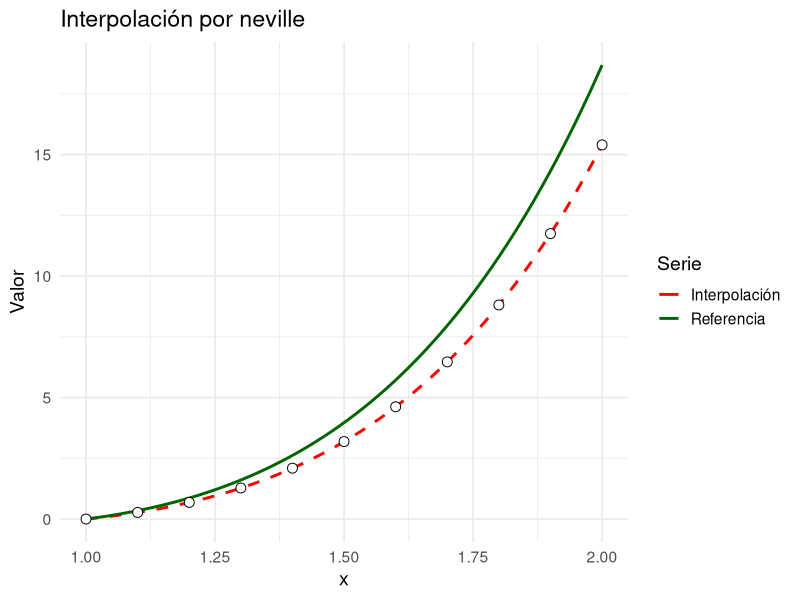
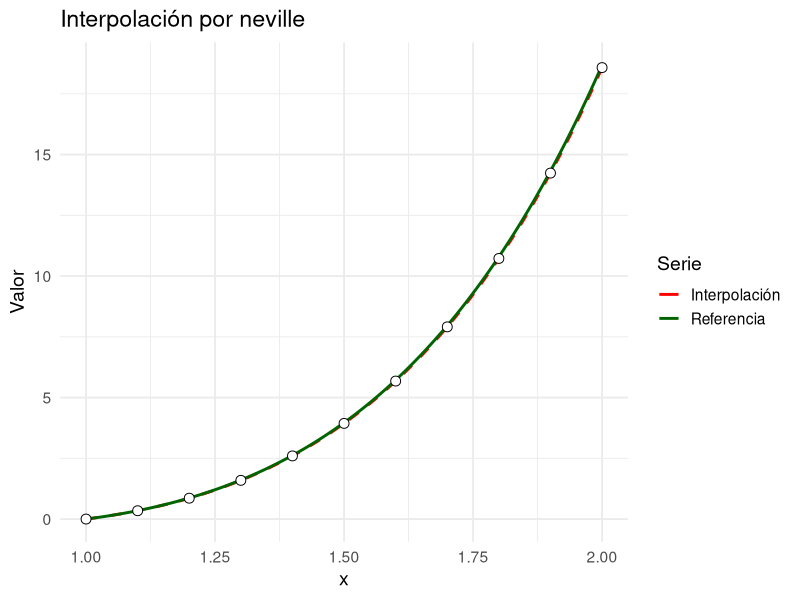
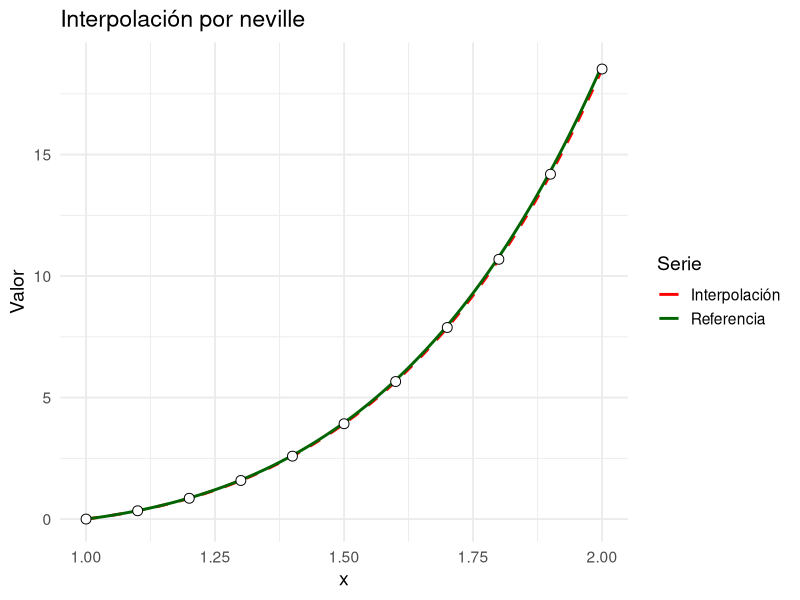
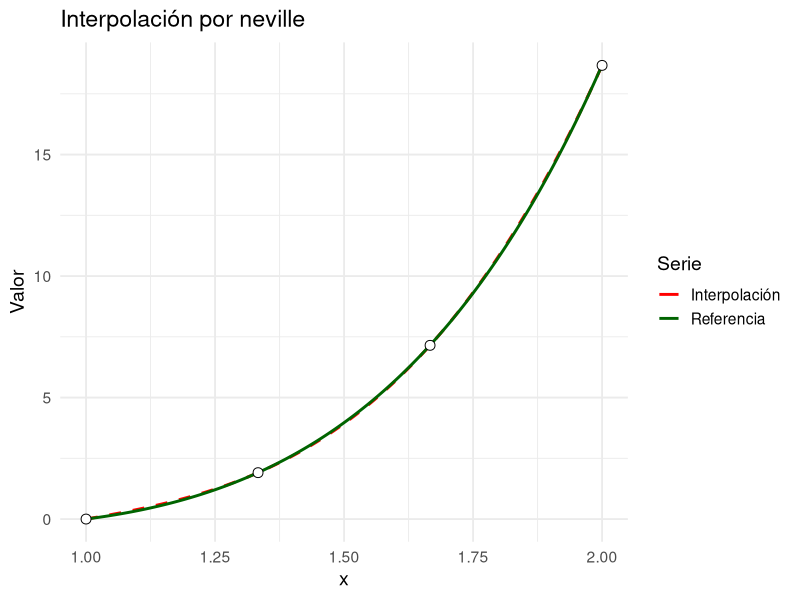
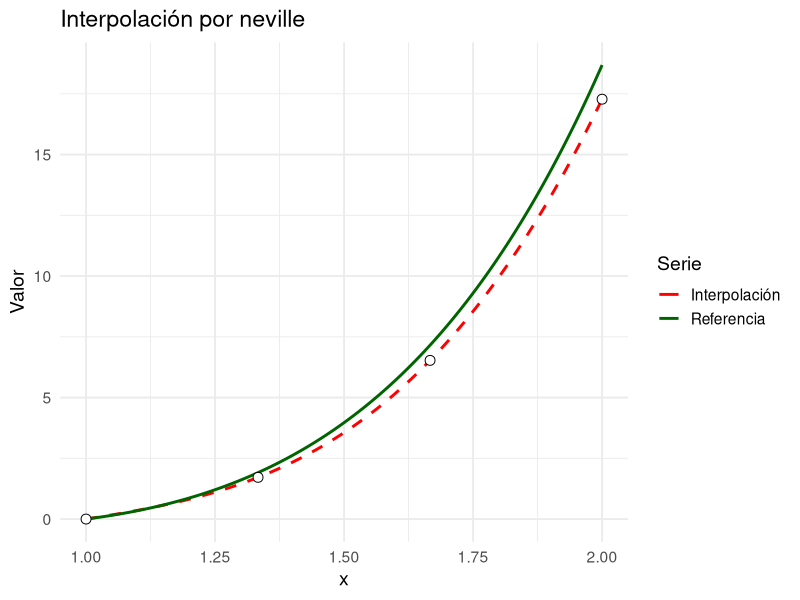

R code for these plots, in order:
library(tidyverse)

neville <- function(nodos, valores, x) {
  stopifnot(is.numeric(nodos),
            is.numeric(valores),
            length(nodos) == length(valores))
  n <- length(nodos)
  Q <- matrix(NA_real_, nrow = n, ncol = n)
  
  # Columna inicial con valores de Y
  Q[, 1] <-  valores
  
  # Construccion de la tabla de Neville
  for (i in 2:n) {
    for (j in 2:i) {
      numerador <- ((x - nodos[i - j + 1]) * Q[i, j - 1] - (x - nodos[i]) * Q[i -
                                                                                1, j - 1])
      denominador <- nodos[i] - nodos[i - j + 1]
      Q[i, j] <-  numerador / denominador
    }
  }
  return(list(valor = Q[n, n], tabla = Q))
}


graficar.polinomio <- function(nodos,
                               a,
                               b,
                               metodo,
                               f = NULL,
                               valores = NULL,
                               df = NULL,
                               derivadas.clamped = NULL,
                               f.referencia = NULL) {
  stopifnot(is.numeric(nodos), length(nodos) >= 2)
  
  if (is.null(f) == is.null(valores)) {
    stop("Debe proveer exactamente uno: 'f' (función) o 'valores' (numérico).")
  }
  
  if (!is.null(f)) {
    stopifnot(is.function(f))
    valores_nodos <- f(nodos)
  } else {
    stopifnot(is.numeric(valores), length(valores) == length(nodos))
    valores_nodos <- valores
  }
  
  derivadas_nodos <- NULL
  if (!is.null(df)) {
    if (is.function(df)) {
      derivadas_nodos <- df(nodos)
    } else if (is.numeric(df)) {
      stopifnot(length(df) == length(nodos))
      derivadas_nodos <- df
    } else {
      stop("`df` debe ser función o vector numérico de derivadas en los nodos.")
    }
  }
  
  if (!is.null(derivadas_nodos)) {
    H <- function(x)
      vapply(
        x,
        function(xx)
          metodo(nodos, valores_nodos, derivadas_nodos, xx)$valor,
        numeric(1)
      )
  } else {
    if (is.null(derivadas.clamped)) {
      H <- function(x)
        vapply(
          x,
          function(xx)
            metodo(nodos, valores_nodos, xx)$valor,
          numeric(1)
        )
    } else {
      H <- function(x)
        vapply(
          x,
          function(xx)
            spline.sujeto(nodos, valores_nodos, derivadas.clamped, xx)$valor,
          numeric(1)
        )
    }
  }
  
  xi <- seq(a, b, length.out = 400)
  
  fx.col <- if (!is.null(f)) f(xi) else NA_real_
  
  fx.ref.col <- if (!is.null(f.referencia)) {
    stopifnot(is.function(f.referencia))
    f.referencia(xi)
  } else {
    NA_real_
  }
  
  df_plot <- data.frame(
    x      = xi,
    Hx     = H(xi),
    fx     = fx.col,
    fx.ref = fx.ref.col
  )
  
  df_nodos <- data.frame(x = nodos, y = valores_nodos)
  
  p <- ggplot(df_plot, aes(x = x))
  
  if (!is.null(f)) {
    p <- p +
      geom_line(
        aes(y = fx,
            color = "Original",
            linetype = "Original"),
        linewidth = 1
      )
  }
  
  p <- p +
    geom_line(
      aes(y = Hx,
          color = "Interpolación",
          linetype = "Interpolación"),
      linewidth = 1
    )
  
  if (!is.null(f.referencia)) {
    p <- p +
      geom_line(
        aes(y = fx.ref,
            color = "Referencia",
            linetype = "Referencia"),
        linewidth = 1
      )
  }
  
  p <- p +
    geom_point(
      data = df_nodos,
      aes(x = x, y = y),
      shape = 21,
      size = 3,
      fill = "white"
    ) +
    scale_color_manual(
      values = c(
        "Original"        = "blue",
        "Interpolación"   = "red",
        "Referencia"      = "darkgreen"
      ),
      name = "Serie"
    ) +
    scale_linetype_manual(
      values = c(
        "Original"        = "solid",
        "Interpolación"   = "dashed",
        "Referencia"      = "solid"
      ),
      guide = "none"
    ) +
    labs(
      title = paste0("Interpolación por ", deparse(substitute(metodo))),
      y = "Valor"
    ) +
    theme_minimal(base_size = 14)
  
  p
}

#############################################

metodo.euler <- function(a, b, N, alfa, f){
  h <- (b - a) / N
  t <- a
  w <- alfa
  T <- numeric(N + 1)
  W <- numeric(N + 1)
  T[1] <- t
  W[1] <- w
  for (i in 2:(N+1)) {
    W[i] <- W[i-1] + h*f(T[i-1],W[i-1])
    T[i] <- t + (i - 1)*h
  }
  
  tabla <- data.frame(t = T, w = W)
  
  return(list(t = T, w = W, tabla = tabla))
}

prueba <- metodo.euler(1, 2, 10, 0, function(t, w) (2/t)*w + t^2*exp(t))
nodos <- prueba$t
valores <- prueba$w

graficar.polinomio(nodos, 1, 2, neville, valores = valores, f.referencia = function(x) x^2*(exp(x)-exp(1)))

metodo.euler.predictor.corrector <- function(a, b, N, alfa, f){
  h <- (b - a) / N
  t <- a
  w <- alfa
  T <- numeric(N + 1)
  W <- numeric(N + 1)
  T[1] <- t
  W[1] <- w
  for (i in 2:(N+1)) {
    W[i] <- W[i-1] + h*f(T[i-1],W[i-1]) #predictor
    T[i] <- T[i - 1] + h
    W[i] <- W[i-1] + (h/2)*(f(T[i-1], W[i-1]) + f(T[i], W[i])) #corrector
  }
  
  tabla <- data.frame(t = T, w = W)
  
  return(list(t = T, w = W, tabla = tabla))
}

prueba.corrector <- metodo.euler.predictor.corrector(1, 2, 10, 0, function(t, w) (2/t)*w + t^2*exp(t))
nodos.corr <- prueba.corrector$t
valores.corr <- prueba.corrector$w

graficar.polinomio(nodos.corr, 1, 2, neville, valores = valores.corr, f.referencia = function(x) x^2*(exp(x)-exp(1)))

runge.kutta.punto.medio <- function(a, b, N, alfa, f){
  h <- (b - a) / N
  t <- a
  w <- alfa
  T <- numeric(N + 1)
  W <- numeric(N + 1)
  T[1] <- t
  W[1] <- w
  for (i in 2:(N+1)) {
    W[i] <- W[i-1] + h*f(T[i-1] + (h/2),W[i-1] + (h/2)*f(T[i-1], W[i-1])) #predictor
    T[i] <- T[i - 1] + h
  }
  
  tabla <- data.frame(t = T, w = W)
  
  return(list(t = T, w = W, tabla = tabla))
}

pba.rkpm <- runge.kutta.punto.medio(1, 2, 10, 0, function(t, w) (2/t)*w + t^2*exp(t))
nodos.rkpm <- pba.rkpm$t
valores.rkpm <- pba.rkpm$w

graficar.polinomio(nodos.rkpm, 1, 2, neville, valores = valores.rkpm, f.referencia = function(x) x^2*(exp(x)-exp(1)))

runge.kutta.cuarto.orden <- function(a, b, N, alfa, f){
  h <- (b - a) / N
  t <- a
  w <- alfa
  T <- numeric(N + 1)
  W <- numeric(N + 1)
  T[1] <- t
  W[1] <- w
  for (i in 2:(N+1)) {
    k1 <- h*f(T[i-1], W[i-1])
    k2 <- h*f(T[i-1] + h/2, W[i-1] + k1/2)
    k3 <- h*f(T[i-1] + h/2, W[i-1] + k2/2)
    k4 <- h*f(T[i-1] + h, W[i-1] + k3)
    
    W[i] <- W[i-1] + (1/6)*(k1 + 2*k2 + 2*k3 + k4)
    T[i] <- T[i - 1] + h
  }
  
  tabla <- data.frame(t = T, w = W)
  
  return(list(t = T, w = W, tabla = tabla))
}

pba.rk4o <- runge.kutta.cuarto.orden(1, 2, 3, 0, function(t, w) (2/t)*w + t^2*exp(t))
nodos.rk4o <- pba.rk4o$t
valores.rk4o <- pba.rk4o$w

graficar.polinomio(nodos.rk4o, 1, 2, neville, valores = valores.rk4o, f.referencia = function(x) x^2*(exp(x)-exp(1)))


euler.modificado <- function(a, b, N, alfa, f){
  h <- (b - a) / N
  t <- a
  w <- alfa
  T <- numeric(N + 1)
  W <- numeric(N + 1)
  T[1] <- t
  W[1] <- w
  for (i in 2:(N+1)) {
    W[i] <- W[i-1] + h*f(T[i-1] + h/2, W[i-1] + (h/2)*f(T[i-1], W[i-1]))
    T[i] <- T[i - 1] + h
  }
  
  tabla <- data.frame(t = T, w = W)
  
  return(list(t = T, w = W, tabla = tabla))
}

pba.e.mod <- euler.modificado(1, 2, 3, 0, function(t, w) (2/t)*w + t^2*exp(t))
nodos.e.mod <- pba.e.mod$t
valores.e.mod <- pba.e.mod$w

graficar.polinomio(nodos.e.mod, 1, 2, neville, valores = valores.e.mod, f.referencia = function(x) x^2*(exp(x)-exp(1)))
